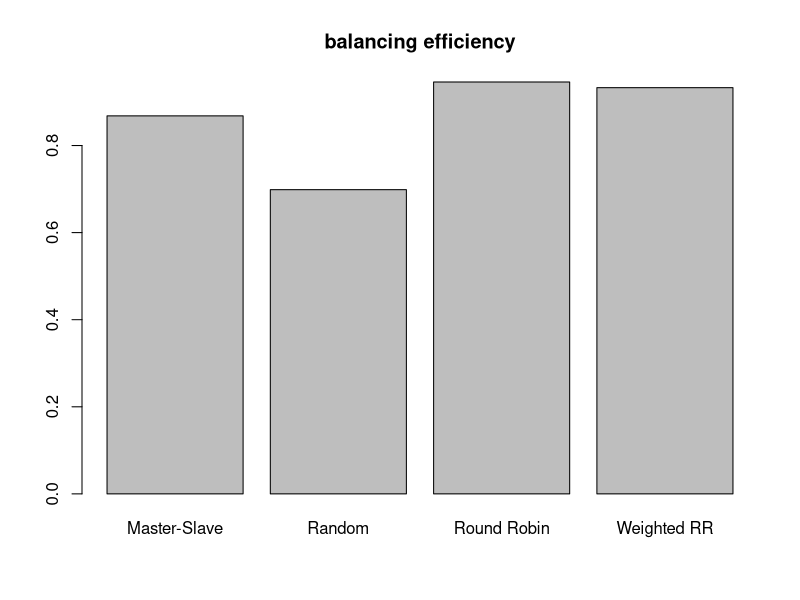

Reproduce this figure in R.
jpeg("ComparisionRunner.js.out.jpg")
data <- c(0.8680981972739263, 0.6986522446861214, 0.9458754128100468, 0.9328905423113754)
name <- c("Master-Slave", "Random", "Round Robin", "Weighted RR")
barplot(data, names.arg = name, main = "balancing efficiency")
dev.off()
q()
      